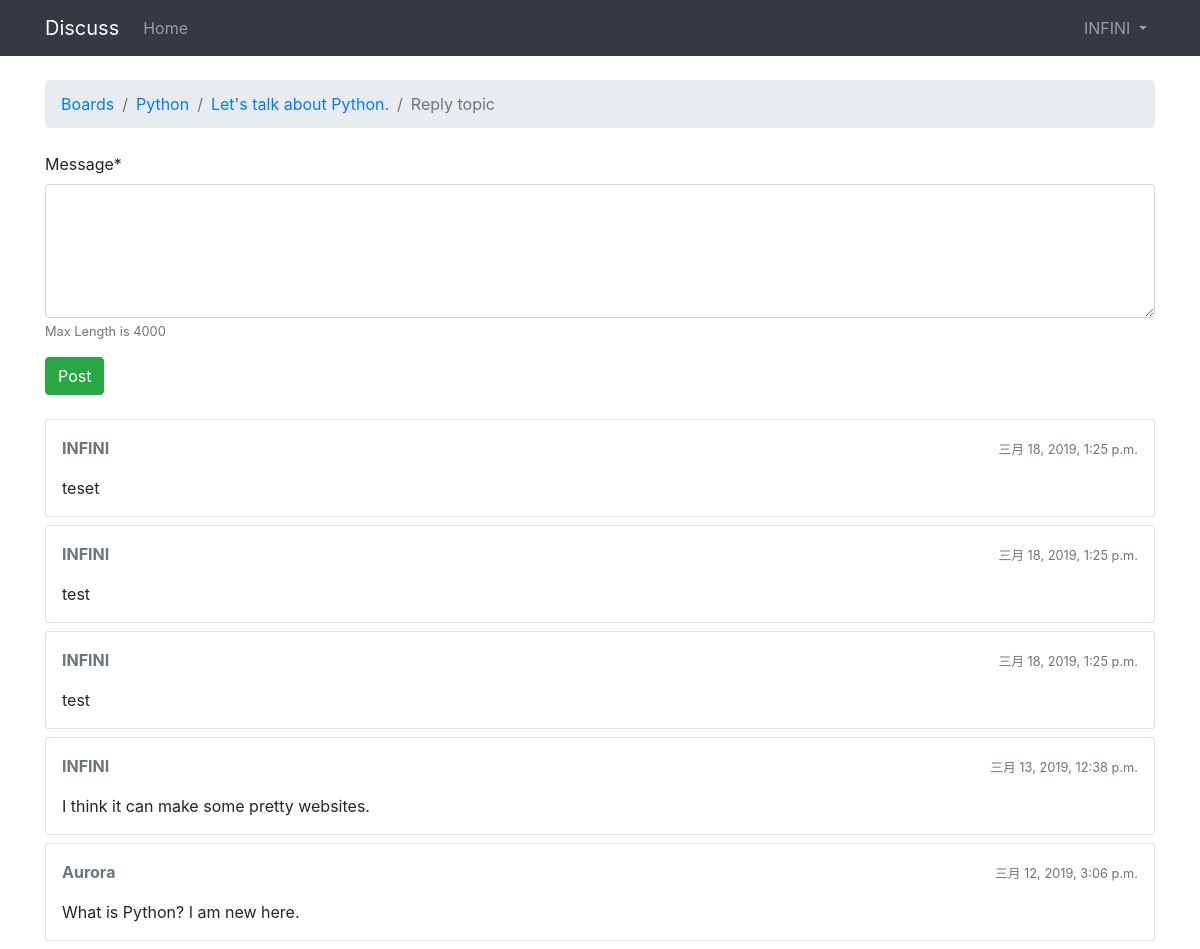
The page /boards/1/topics/1/reply/ (signed in) on the database as committed earlier.
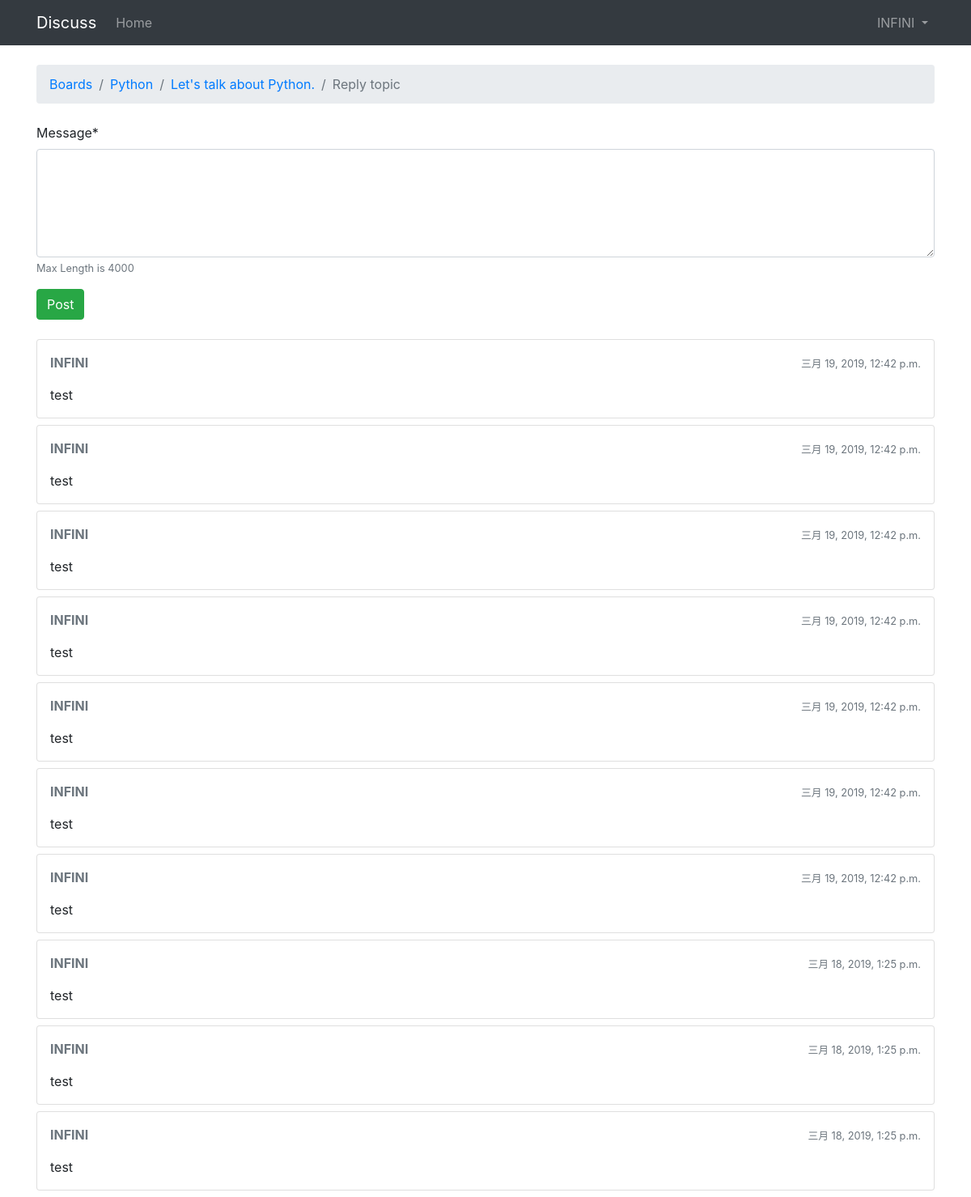
The same page on the database as committed later.
### boards/models.py (models this page shows, shortened)
class Post(models.Model):
    message = models.TextField(max_length=4000)
    topic = models.ForeignKey(Topic, on_delete=models.CASCADE, related_name='posts')
    created_by = models.ForeignKey(User, on_delete=models.CASCADE, related_name='posts')
    updated_by = models.ForeignKey(User, on_delete=models.CASCADE, null=True, related_name='+')
    created_at = models.DateTimeField(auto_now_add=True)
    updated_at = models.DateTimeField(null=True)

### core/models.py (models this page shows)
class User(AbstractUser):
    pass

### boards/views.py (the view)
# urls.py: path('topics/<int:topic_pk>/reply/', views.reply_topic, name='reply_topic'),
@ login_required
def reply_topic(request, board_pk, topic_pk):
    topic = get_object_or_404(Topic, pk=topic_pk)
    if request.method == 'POST':
        form = PostForm(request.POST)
        if form.is_valid():
            post = form.save(commit=False)
            post.topic = topic
            post.created_by = request.user
            post.save()
            topic.last_updated = timezone.now()
            topic.save()
            return redirect('topic_posts', board_pk=board_pk, topic_pk=topic_pk)
    else:
        form = PostForm()
    return render(request, 'boards/reply_topic.html', {'topic': topic, 'form': form})

### boards/forms.py
class PostForm(forms.ModelForm):
    class Meta:
        model = Post
        fields = ['message']
        help_texts = {'message': 'Max Length is 4000'}
        widgets = {'message': forms.Textarea(attrs={'rows': 5})}

### boards/models.py (called while the page is built)
    def get_last_ten_posts(self):
        return self.posts.order_by('-created_at')[:10]

### boards/templates/boards/reply_topic.html (shortened to what this page needs)
{% extends 'base.html' %}
{% block breadcrumb %}
  <li class="breadcrumb-item"><a href="{% url 'home' %}">Boards</a></li>
  <li class="breadcrumb-item"><a href="{% url 'board_topics' topic.board.pk %}">{{ topic.board.name }}</a></li>
  <li class="breadcrumb-item"><a href="{% url 'topic_posts' topic.board.pk topic.pk %}">{{ topic.subject }}</a></li>
  <li class="breadcrumb-item active">Reply topic</li>
{% endblock %}
{% block content %}
  <form class="mb-4" method="post" novalidate>
    {% include 'includes/form.html' %}
    <button class="btn btn-success" type="submit">Post</button>
  </form>
  {% for post in topic.get_last_ten_posts %}
    <div class="card mb-2">
      <div class="card-body p-3">
        <div class="row mb-3">
          <div class="col-6">
            <strong class="text-muted">{{ post.created_by.username }}</strong>
          </div>
          <div class="col-6 text-right">
            <small class="text-muted">{{ post.created_at }}</small>
          </div>
        </div>
        {{ post.message }}
      </div>
    </div>
  {% endfor %}
{% endblock %}

Rows that differ between the two databases and show on the page:
no longer on this page (row unchanged): Post: created_by.username "INFINI", created_at "三月 13, 2019, 12:38 p.m.", message "I think it can make some pretty websites."
no longer on this page (row unchanged): Post: created_by.username "Aurora", created_at "三月 12, 2019, 3:06 p.m.", message "What is Python? I am new here."
added Post: created_by.username "INFINI", created_at "三月 19, 2019, 12:42 p.m.", message "test"
added Post: created_by.username "INFINI", created_at "三月 19, 2019, 12:42 p.m.", message "test"
added Post: created_by.username "INFINI", created_at "三月 19, 2019, 12:42 p.m.", message "test"
added Post: created_by.username "INFINI", created_at "三月 19, 2019, 12:42 p.m.", message "test"
added Post: created_by.username "INFINI", created_at "三月 19, 2019, 12:42 p.m.", message "test"
added Post: created_by.username "INFINI", created_at "三月 19, 2019, 12:42 p.m.", message "test"
added Post: created_by.username "INFINI", created_at "三月 19, 2019, 12:42 p.m.", message "test"
changed Post (number 8 of 10 on the later page): message "teset" → "test"
